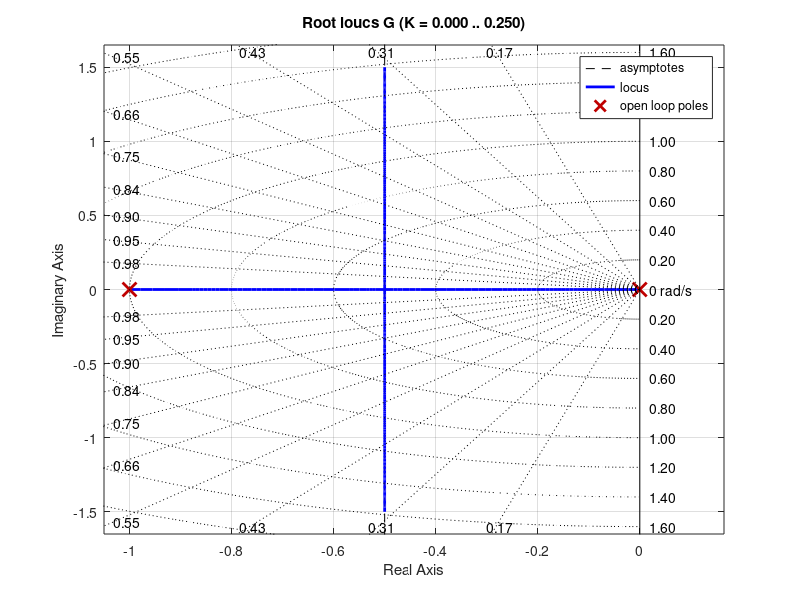

Reproduce this figure in MATLAB. (Note: this script raises an error after producing the figure.)

G = tf (10,[1,1,0])
% dado que H = 1, FTLA = G
rlocus(G)
sgrid()

syms s
polo_deseado = -1.5 + 2.5981i;
g = 10/(s*(s+1))
g_polo_deseado = subs(g,s,polo_deseado)
angle_g_pd= angle(g_polo_deseado)
angle_g_pd = double(angle_g_pd)
angle_g_pd = angle_g_pd*180/pi
deficiencia_angulo = 180 - angle_g_pd   
